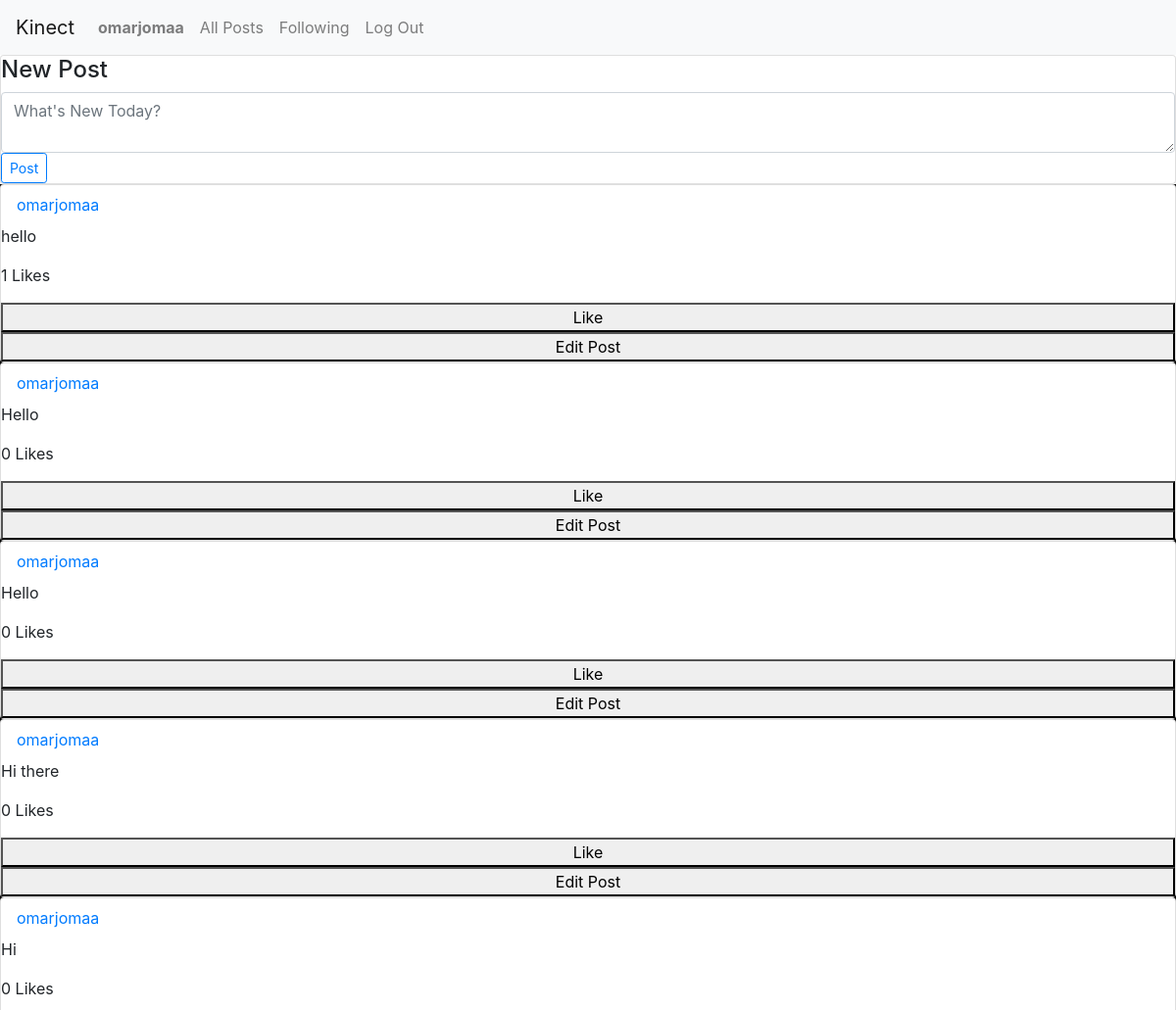
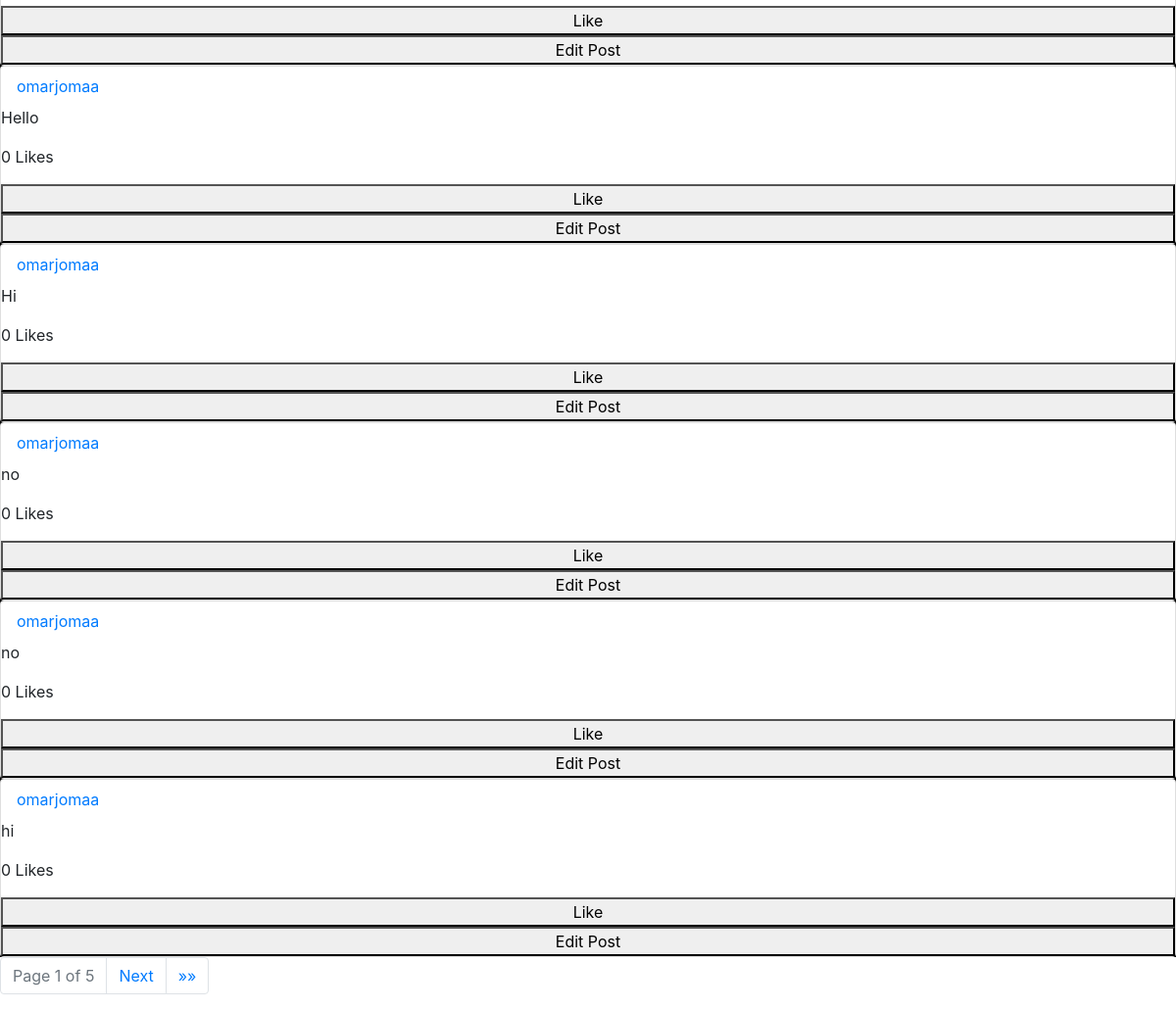
/ (signed in), run on an earlier commit of the app's database (2 pictures, top to bottom).
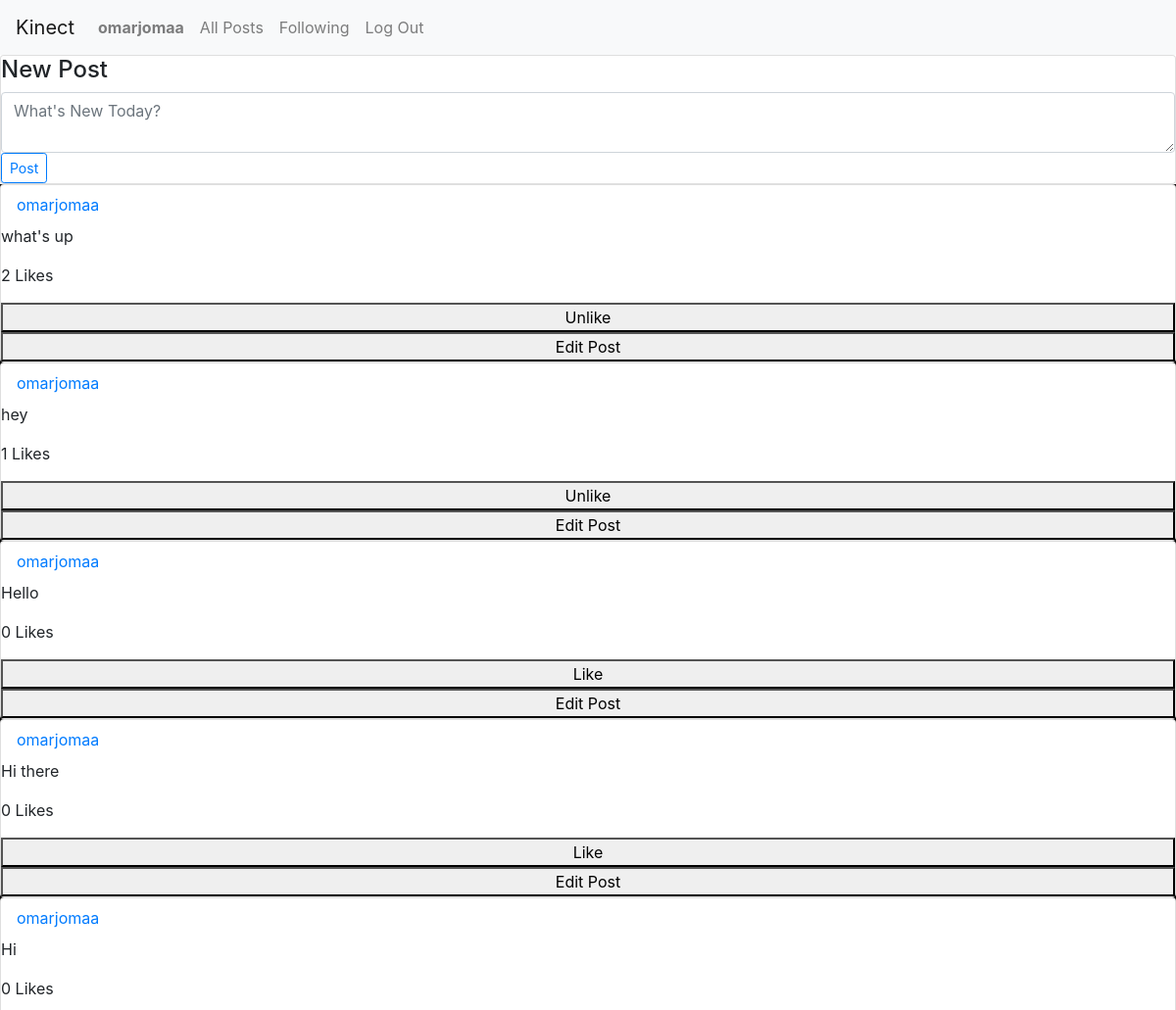
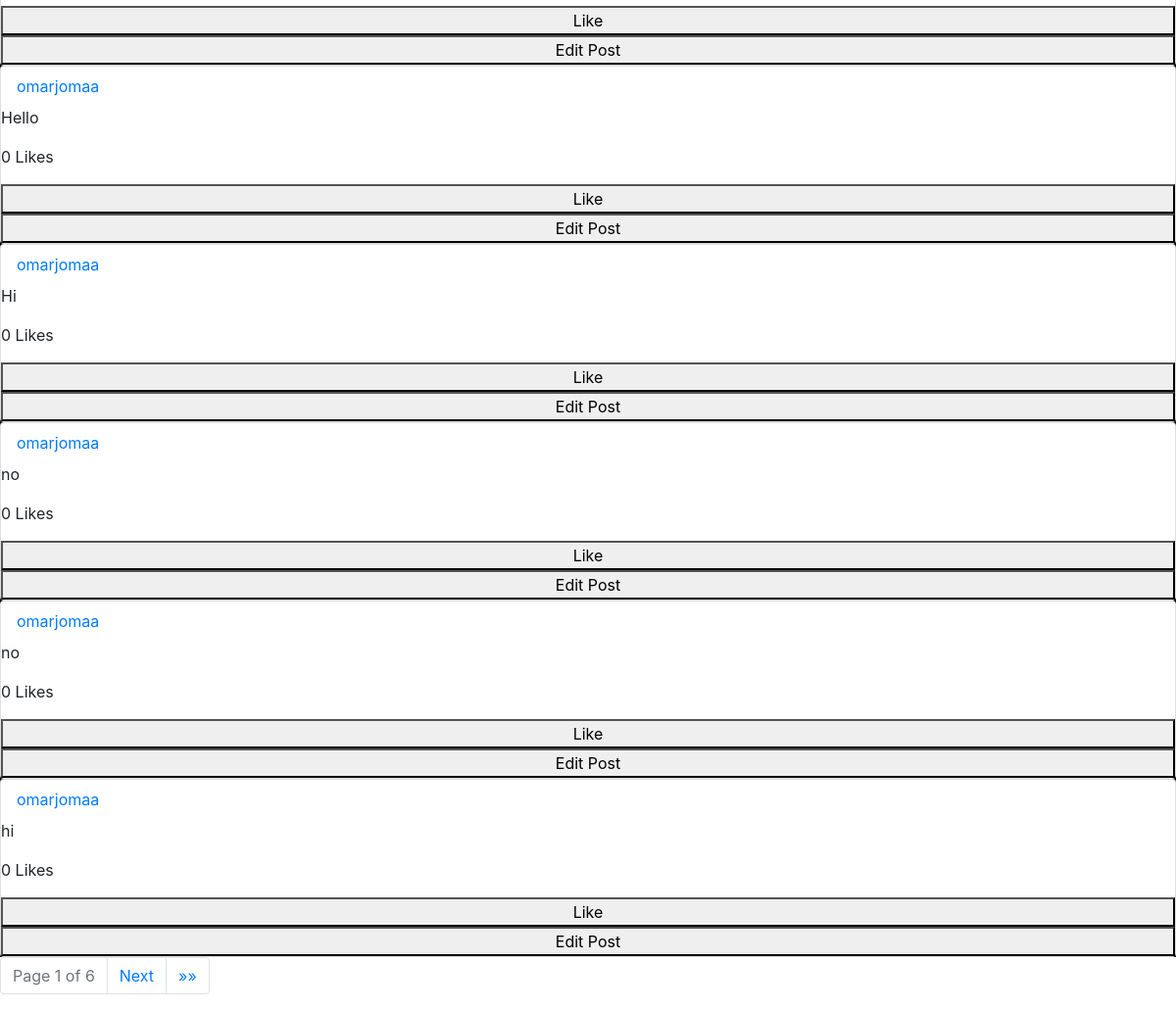
And on a later commit of the database (2 pictures, top to bottom).
### kinect/models.py (models this page shows, shortened)
class User(AbstractUser):
    following= models.ManyToManyField('self',symmetrical=False, related_name="user_following")
    follower= models.ManyToManyField('self',symmetrical=False, related_name="user_followers")
    def __str__(self):
        return f"{self.username}"

class NewPost(models.Model):
    user = models.ForeignKey("User", on_delete=models.CASCADE, related_name="user")
    body = models.TextField(blank=True)
    Timestamp= models.DateTimeField(auto_now_add=True)
    like = models.ManyToManyField('User',symmetrical=False, related_name="like_post")

### kinect/views.py (the view)
# urls.py: path("", views.index, name="index"),
def index(request):
    if request.user.is_authenticated:
        post= NewPost.objects.all()
        paginator= Paginator(post,10)
        page_number = request.GET.get('page')
        page_obj = paginator.get_page(page_number)
        return render(request, "network/index.html", {
            "page_obj": page_obj,
        })
    else:
        return HttpResponseRedirect(reverse("login"))

### kinect/templates/network/index.html (shortened to what this page needs)
{% extends "network/layout.html" %}
{% load static %}
{% block body %}
    <div id="all-posts">
        <div id="newpost-view" class="card">
            <h4>New Post</h4>
            <div class="card-textbody">
                <textarea class="form-control" id="compose-body" placeholder="What's New Today?"></textarea>
            </div>
            <div class="card-post-button">
                <button type="submit" class="btn btn-sm btn-outline-primary" id="submit-post">Post</button>
            </div>
        </div>
        <div id="posts">
            {% for p in page_obj %}
               <div id="{{p.id}}" class="card">
                <a class="nav-link" href="{% url 'profile' p.user %}"> {{p.user}} </a>
                <p class="card-text"> {{p.body}} </p>
                <p class="likes">{{p.like.count}} Likes</p>
                {% if request.user in p.like.all %}
                    <button class="like-toggle">Unlike</button>
                {% else %}
                    <button class="like-toggle">Like</button>
                {% endif %}
                {% if request.user == p.user %}
                    <button class="edit" type="button"> Edit Post </button>
                {% endif %}
               </div>
            {% endfor %}
        </div>
    </div>
    <nav aria-label="Page navigation">
        <ul class="pagination">
          <li class="page-item disabled">
            <span class="page-link">Page {{ page_obj.number }} of {{ page_obj.paginator.num_pages }}</span>
          </li>
          {% if page_obj.has_next %}
            <li class="page-item">
              <a class="page-link" href="?page={{ page_obj.next_page_number }}" aria-label="Next">
                <span aria-hidden="true">Next</span>
              </a>
            </li>
            <li class="page-item">
              <a class="page-link" href="?page={{ page_obj.paginator.num_pages }}" aria-label="Last">
                <span aria-hidden="true">&raquo;&raquo;</span>
              </a>
            </li>
          {% endif %}
        </ul>
      </nav>
{% endblock %}
{% block script %}
    <link rel="stylesheet" href="{% static 'network/styles.css' %}">
{% endblock %}

### kinect/templates/network/layout.html (shortened to what this page needs)
{% load static %}
<!DOCTYPE html>
<html lang="en">
    <head>
        <link rel="stylesheet" href="https://stackpath.bootstrapcdn.com/bootstrap/4.4.1/css/bootstrap.min.css">
        <link href="{% static 'network/styles.css' %}" rel="stylesheet">
        {% block script %}
        {% endblock %}
    </head>
    <body>
        <nav class="navbar navbar-expand-lg navbar-light bg-light">
            <a class="navbar-brand" href="#">Kinect</a>
            <div>
              <ul class="navbar-nav mr-auto">
                {% if user.is_authenticated %}
                    <li class="nav-item">
                        <a class="nav-link" href="{% url 'profile' request.user %}"><strong>{{ request.user }}</strong></a>
                    </li>
                {% endif %}
                <li class="nav-item">
                  <a class="nav-link" id="allposts" href="{% url 'index' %}">All Posts</a>
                </li>
                {% if user.is_authenticated %}
                    <li class="nav-item">
                        <a class="nav-link" href="{% url 'following' %}">Following</a>
                    </li>
                    <li class="nav-item">
                        <a class="nav-link" href="{% url 'logout' %}">Log Out</a>
                    </li>
                {% endif %}
              </ul>
            </div>
          </nav>
        <div class="body">
            {% block body %}
            {% endblock %}
        </div>
    </body>
</html>

### kinect/static/network/styles.css (style rules this page uses)
#posts { background-color: black; }

What changed in the data, as far as the page shows it:
changed NewPost: body "hello" → "what's up"; like.count "1" → "2"; text "Like" → "Unlike"
changed NewPost: body "Hello" → "hey"; like.count "0" → "1"; text "Like" → "Unlike"
Also different on the page:
{{ page_obj.paginator.num_pages }}: "5" → "6"
